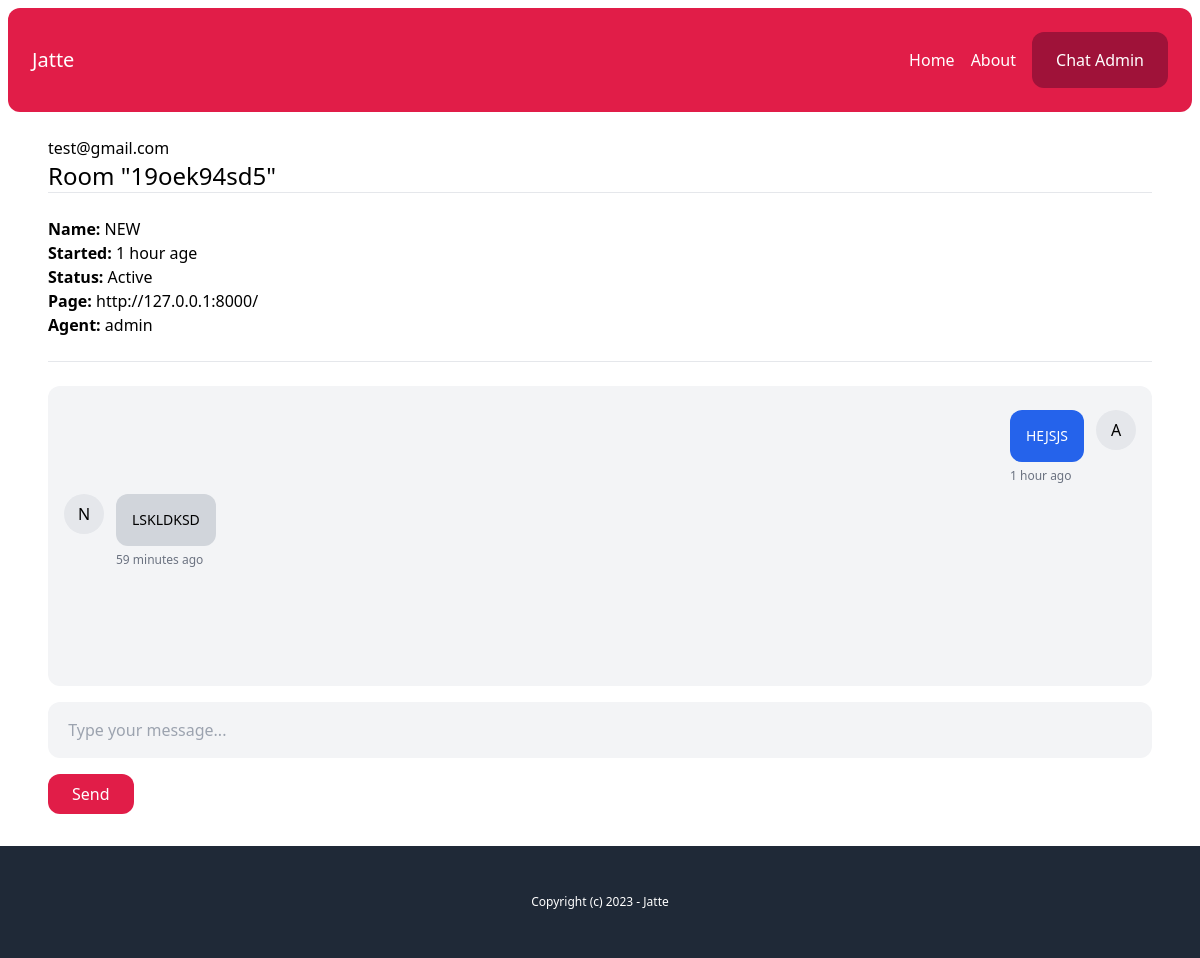
The app's page /chat-admin/19oek94sd5/ (signed in) with its own data.
### account/models.py (models this page shows)
class User(AbstractBaseUser, PermissionsMixin):
    AGENT = 'agent'
    MANAGER = 'manager'
    ROLES_CHOICES = (
        (AGENT, 'Agent'),
        (MANAGER, 'Manager'),
    )
    id = models.UUIDField(primary_key=True, default=uuid.uuid4, editable=False)
    email = models.EmailField(unique=True)
    name = models.CharField(max_length=255, blank=True, default='')
    role = models.CharField(max_length=20, choices=ROLES_CHOICES, default=AGENT)
    is_active = models.BooleanField(default=True)
    is_staff = models.BooleanField(default=False)
    date_joined = models.DateTimeField(default=timezone.now)
    last_login = models.DateTimeField(blank=True, null=True)
    objects = CustomUserManager()
    USERNAME_FIELD = 'email'
    EMAIL_FIELD = 'email'
    REQUIRED_FIELDS = ['name']

### chat/models.py (models this page shows, shortened)
class Room(models.Model):
    WAITING = 'waiting'
    ACTIVE = 'active'
    CLOSED = 'closed'
    STATUS_CHOICES = (
        (WAITING, 'Waiting'),
        (ACTIVE, 'Active'),
        (CLOSED, 'Closed'),
    )
    uuid = models.CharField(max_length=255)
    client = models.CharField(max_length=255)
    agent = models.ForeignKey(User, related_name='rooms', blank=True, null=True, on_delete=models.SET_NULL)
    messages = models.ManyToManyField(Message)
    url = models.CharField(max_length=255, blank=True, null=True )
    status = models.CharField(max_length=20, choices=STATUS_CHOICES, default=WAITING)
    created_at = models.DateTimeField(auto_now_add=True)
    class Meta:
        ordering = ('-created_at',)

class Message(models.Model):
    created_by = models.ForeignKey(User, on_delete=models.SET_NULL, null=True, blank=True, db_index=True)
    message = models.CharField(max_length=255)
    send_by = models.CharField(max_length=255)
    created_at = models.DateTimeField(auto_now_add=True)
    read = models.BooleanField(default=False)
    class Meta:
        ordering = ('created_at',)

### chat/views.py (the view)
# urls.py: path('chat-admin/<str:uuid>/', views.room,name="room"),
@login_required
def room(request, uuid):
    room = Room.objects.get(uuid=uuid)
    if room.status == Room.WAITING:
        room.status = Room.ACTIVE
        room.agent = request.user
        room.save()
    return render(request, 'chat/room.html',{
        'room': room
    })

### chat/templatetags/chatextras.py (called while the page is built)
@register.filter(name='initials')
def initials(value):
    initials = ''
    for name in value.split(' '):
        if name and len(initials) < 3:
            initials += name[0].upper()
    return initials

### chat/templates/chat/room.html (shortened to what this page needs)
{% extends 'core/base.html' %}
{% load static chatextras %}
{% block content %}
{{request.user.email}}
<div class="text-2xl">Room "{{ room.uuid }}"</div>
<hr class="mb-6">
<p class="mb-6">
    <b>Name: </b>{{room.client}} <br>
    <b>Started: </b>{{room.created_at|timesince}} age<br>
    <b>Status: </b>{{ room.get_status_display }} <br>
    <b>Page: </b>{{room.url}} <br>
    <b>Agent: </b>{% firstof room.agent.name 'None yet...' %} <br>
</p>
<hr class="mb-6">
<div id="chat_log" class="mb-4 p-4 bg-gray-100 rounded-xl h-[300px] overflow-scroll flex flex-col flex-grow">
    {% for message in room.messages.all %}
    <div class="flex w-full max-w-md mt-2 space-x-3 {% if message.created_by %}ml-auto justify-end{% endif %}">
        {% if not message.created_by %}
        <div class="flex-shrink-0 h-10 w-10 rounded-full bg-gray-200 text-center pt-2">
            {{ message.send_by|initials }}
        </div>
        {% endif %}
        <div>
            <div
                class=" p-4 rounded-xl {% if message.created_by %} bg-blue-600 text-white {% else %}bg-gray-300{% endif %}">
                <p class="text-sm"> {{ message.message }}</p>
            </div>
            <span class="text-xs text-gray-500 leading-none">{{message.created_at|timesince}} ago</span>
        </div>
        {% if message.created_by %}
        <div class="flex-shrink-0 h-10 w-10 rounded-full bg-gray-200 text-center pt-2">
            {{ message.send_by|initials }}
        </div>
        {% endif %}
    </div>
    {% endfor %}
</div>
{% if room.status == 'active' %}
<input type="text" name="body" id="chat_message_input" class="w-full  mb-4 p-4 bg-gray-100 rounded-xl" placeholder=" Type your message...">
<button id="chat_message_submit" class="py-2 px-6 bg-rose-600 text-white rounded-xl">Send</button>
{% endif %}
{% endblock %}

### records on screen
User: user.email "test@gmail.com"
Room: uuid "19oek94sd5", client "NEW", created_at "1 hour", status "Active", url "http://127.0.0.1:8000/", agent.name "admin"
Message: message "HEJSJS", created_at "1 hour", send_by|initials "A"
Message: send_by|initials "N", message "LSKLDKSD", created_at "59 minutes"
